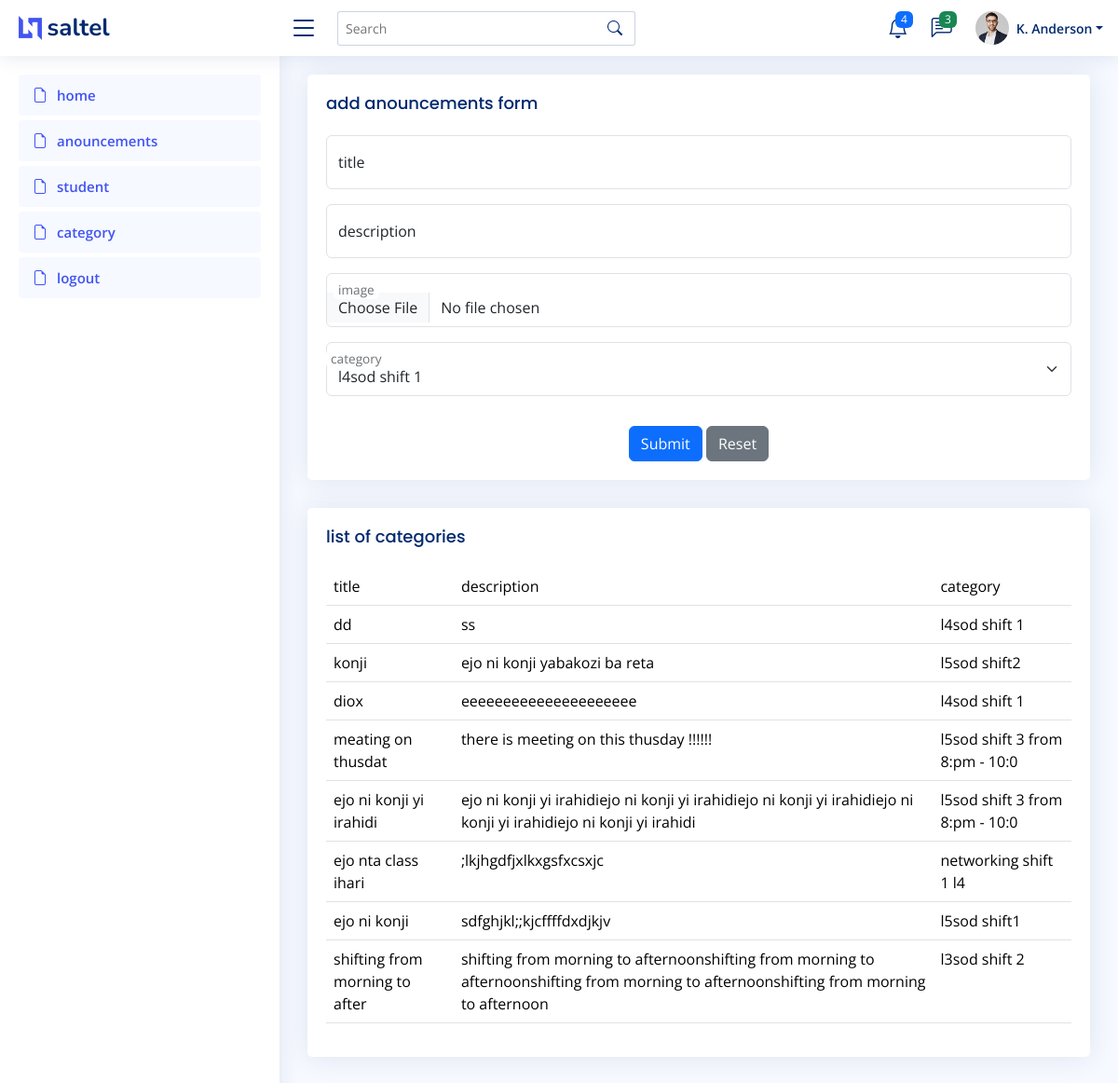
Screenshot of /Dashboard/anouncements.php with the database file from the repository.
### tables this page shows
CREATE TABLE `announcements` (
  `id` int(11) NOT NULL,
  `title` varchar(30) NOT NULL,
  `description` varchar(200) NOT NULL,
  `image` varchar(200) NOT NULL,
  `cid` int(11) NOT NULL
);

CREATE TABLE `category` (
  `id` int(11) NOT NULL,
  `title` varchar(30) NOT NULL
);

### Dashboard/anouncements.php (the view, shortened to what this page needs)
<!DOCTYPE html>
<html lang="en">
<head>
  <link href="assets/vendor/bootstrap/css/bootstrap.min.css" rel="stylesheet">
  <link href="assets/vendor/bootstrap-icons/bootstrap-icons.css" rel="stylesheet">
  <link href="assets/vendor/boxicons/css/boxicons.min.css" rel="stylesheet">
  <link href="assets/vendor/quill/quill.snow.css" rel="stylesheet">
  <link href="assets/vendor/quill/quill.bubble.css" rel="stylesheet">
  <link href="assets/vendor/remixicon/remixicon.css" rel="stylesheet">
  <link href="assets/vendor/simple-datatables/style.css" rel="stylesheet">
  <link href="assets/css/style.css" rel="stylesheet">
</head>
<body>
  <?php
  include ("header.php");
  include ("asidemenu.php");
  ?>
  <main id="main" class="main">
    <section class="section">
      <div class="row">
        <div class="col-lg-12">
          <div class="card">
            <div class="card-body">
              <h5 class="card-title">add anouncements form</h5>
              <form class="row g-3" method='post' action="" enctype="multipart/form-data">
                <div class="col-md-12">
                  <div class="form-floating">
                    <input type="text" class="form-control" id="floatingName" placeholder="title" name='title'>
                    <label for="floatingName">title</label>
                  </div>
                </div>
                <div class="col-md-12">
                  <div class="form-floating">
                    <input type="text" class="form-control" id="floatingName" placeholder="description" name='description'>
                    <label for="floatingName">description</label>
                  </div>
                </div>
                <div class="col-md-12">
                  <div class="form-floating">
                    <input type="file" class="form-control" id="floatingName" placeholder="image" name='image'>
                    <label for="floatingName">image</label>
                  </div>
                </div>
                <div class="form-floating mb-3">
                  <select class="form-select" id="floatingSelect" name='cid' aria-label="State">
                    <?php
                    include ("connection.php");
                    $result = mysqli_query($connection, "select * from category");
                    while ($row = mysqli_fetch_array($result)) {
                      ?>
                      <option value="<?php echo $row['id']; ?>"><?php echo $row['title']; ?></option>
                      <?php
                    }
                    ?>
                  </select>
                  <label for="floatingSelect">category</label>
                </div>
                <div class="text-center">
                  <button type="submit" class="btn btn-primary" name='submit'>Submit</button>
                  <button type="reset" class="btn btn-secondary">Reset</button>
                </div>
              </form>
            </div>
          </div>
        </div>
        <div class="col-lg-12">
          <div class="card">
            <div class="card-body">
              <h5 class="card-title">list of categories</h5>
              <table class='table'>
                <tr>
                  <td>title</td><td>description</td><td>category</td>
                </tr>
                <?php
                include ("connection.php");
                $result = mysqli_query($connection, "SELECT announcements.title,description,image,category.title FROM announcements,category WHERE announcements.cid=category.id");
                while ($row = mysqli_fetch_array($result)) {
                  ?>
                  <tr>
                    <td><?php echo $row['0']; ?></td>
                    <td><?php echo $row['1']; ?></td>
                    <td><?php echo $row['3']; ?></td>
                  </tr>
                  <?php
                }
                ?>
              </table>
            </div>
          </div>
        </div>
      </div>
    </section>
  </main>
</body>
</html>

### Dashboard/assets/css/style.css (style rules this page uses)
:root { scroll-behavior: smooth; }
body { font-family: "Open Sans", sans-serif; background: #f6f9ff; color: #444444; }
h1, h2, h3, h4, h5, h6 { font-family: "Nunito", sans-serif; }
#main { margin-top: 60px; padding: 20px 30px; transition: all 0.3s; }
.card { margin-bottom: 30px; border: none; border-radius: 5px; box-shadow: 0px 0 30px rgba(1, 41, 112, 0.1); }
.card-title { padding: 20px 0 15px 0; font-size: 18px; font-weight: 500; color: #012970; font-family: "Poppins", sans-serif; }
.card-body { padding: 0 20px 20px 20px; }
@media (min-width: 1200px) { #main, #footer { margin-left: 300px; } }

### rows the page displays
announcements: title "dd", description "ss", category.title "l4sod shift 1"
announcements: title "konji", description "ejo ni konji yabakozi ba reta", category.title "l5sod shift2"
announcements: title "diox", description "eeeeeeeeeeeeeeeeeeeee", category.title "l4sod shift 1"
announcements: title "meating on thusdat", description "there is meeting on this thusday !!!!!!", category.title "l5sod shift 3 from 8:pm - 10:0"
announcements: title "ejo ni konji yi irahidi", description "ejo ni konji yi irahidiejo ni konji yi irahidiejo ni konji yi irahidiejo ni konji yi irahidiejo ni konji yi irahidi", category.title "l5sod shift 3 from 8:pm - 10:0"
announcements: title "ejo nta class ihari", description ";lkjhgdfjxlkxgsfxcsxjc", category.title "networking shift 1 l4"
announcements: title "ejo ni konji", description "sdfghjkl;;kjcffffdxdjkjv", category.title "l5sod shift1"
announcements: title "shifting from morning to after", description "shifting from morning to afternoonshifting from morning to afternoonshifting from morning to afternoonshifting from morning to afternoon", category.title "l3sod shift 2"

### other values shown
form field cid "l4sod shift 1"
